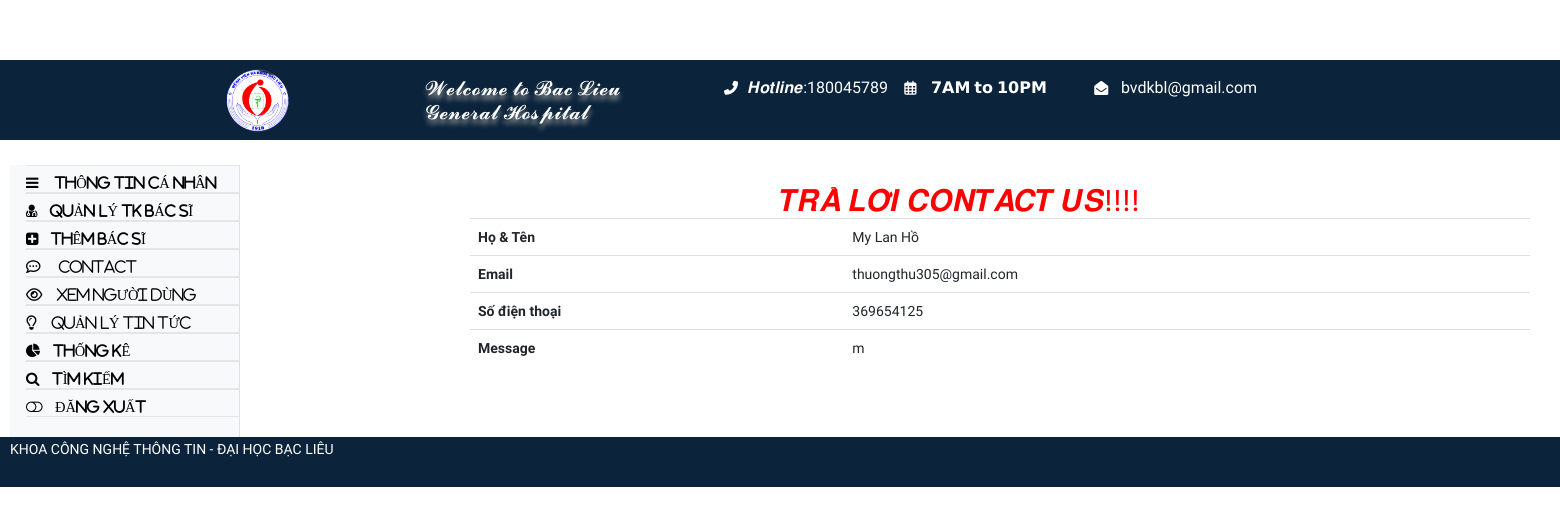
/admin/query-details.php?id=13 (signed in), run on the app's committed database.
### tables this page shows
CREATE TABLE `tblcontactus` (
  `id` int(11) NOT NULL,
  `fullname` varchar(255) DEFAULT NULL,
  `email` varchar(255) DEFAULT NULL,
  `contactno` bigint(12) DEFAULT NULL,
  `message` longtext DEFAULT NULL,
  `PostingDate` timestamp NULL DEFAULT current_timestamp(),
  `AdminRemark` longtext DEFAULT NULL,
  `LastupdationDate` timestamp NULL DEFAULT NULL ON UPDATE current_timestamp(),
  `IsRead` int(11) DEFAULT NULL
);

### admin/query-details.php (the view, shortened to what this page needs)
<?php
include('include/cf.php');
?>
<!DOCTYPE html>
<html lang="en">
	<head>
	</head>
	<body>
		<?php include('view-dr/header.php');
include './view-dr/sidebar_start.php';?>
			<div class="app-content">
				<div class="main-content" >
					<div class="wrap-content container" id="container">
						<section id="page-title">
							<div class="row">
								<div class="col-sm-12">
									<h2 class="mainTitle" style="text-align:center; color: red; margin-left:300px; ">𝑻𝑹𝑨̉ 𝑳𝑶̛̀𝑰 𝑪𝑶𝑵𝑻𝑨𝑪𝑻 𝑼𝑺!!!!</h2>
																	</div>
							</div>
						</section>
						<div class="container-fluid container-fullw bg-white" style="margin-left:190px;">
									<div class="row">
								<div class="col-md-12">
									<table class="table table-hover" id="sample-table-1">
										<tbody>
<?php
$qid=intval($_GET['id']);
$sql=mysqli_query($con,"select * from tblcontactus where id='$qid'");
while($row=mysqli_fetch_array($sql))
{
?>
											<tr>
												<th>Họ & Tên</th>
												<td><?php echo $row['fullname'];?></td>
											</tr>
											<tr>
												<th>Email </th>
												<td><?php echo $row['email'];?></td>
											</tr>
											<tr>
												<th>Số điện thoại</th>
												<td><?php echo $row['contactno'];?></td>
											</tr>
											<tr>
												<th>Message</th>
												<td><?php echo $row['message'];?></td>
												</tr>
<?php if($row['AdminRemark']==""){?>
<form name="query" method="post">
	<tr>
<tr>
											<?php
											 }} ?>
										</tbody>
									</table>
								</div>
							</div>
								</div>
							</div>
						</div>
					</div>
				</div>
			</div>
			<?php
include './view-dr/footer.php'; ?>

### css/shortcode/default.css (style rules this page uses)
*, h1, h2, h3, h4, h5, h6, p, ul, a { margin: 0; padding: 0; }
html { font-size: 100%; }
body { font-family: 'Old Standard TT', serif; color: #666666; font-weight: 400; font-size: 14px; line-height: 24px; -webkit-font-smoothing: antialiased; -moz-osx-font-smoothing: grayscale; }
h1, h2, h3, h4, h5, h6, .h1, .h2, .h3, .h4, .h5, .h6 { font-family: 'Poppins', sans-serif; color: #313131; font-weight: 400; -webkit-font-variant-ligatures: common-ligatures; font-variant-ligatures: common-ligatures; margin-top: 0; margin-bottom: 0; }
h2, .h2 { font-size: 30px; font-weight: 400; }
body { overflow-x: hidden; }
body { background: #fff; }

### admin/view-dr/sidebar_start.php (style rules this page uses)
body { font-family:Times; font-size:17px; }

### data on the page
tblcontactus: fullname "My Lan Hồ", email "thuongthu305@gmail.com", contactno "369654125", message "m"
